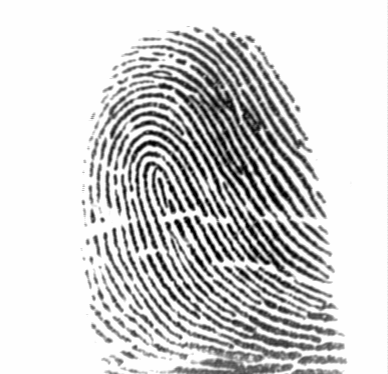
%> input picture FTIR.bmp, 388 x 374 px
$ octave FingerprintEnhance.m   (GNU Octave 9; MATLAB toolbox functions it lacks are replaced by stand-ins)
%> lines starting %> are read from the running program, lines starting %| are printed output that depends on the picture
### Normalize.m
function NormalizeImg =Normalize(Img)
[high,wide]=size(Img);
%%均值和方差限制
m0 = 100;
v0 = 100;

MeanImg = mean(Img(:));
VarImg = var(Img(:));

GMid = find(Img>MeanImg);
LMid = find(Img<MeanImg);

NormalizeImg(GMid) = m0 + sqrt((v0 * (Img(GMid)-MeanImg).^2)/VarImg);
NormalizeImg(LMid) = m0 - sqrt((v0 * (Img(LMid)-MeanImg).^2)/VarImg);
NormalizeImg = reshape(NormalizeImg,[high,wide]);
end

### ShowOriImg.m
%%显示方向图

function ShowOriImg(OriImg)

[m,n] = size(OriImg);
x = 0:n-1;
y = 0:m-1;
quiver(x,y,cos(OriImg),sin(OriImg));
axis([0 n 0 m]),axis image, axis ij;
end

### OrientationFilter.m
function OriImgFlt = OrientationFilter(Theta)

phx = cos(2*Theta);
phy = sin(2*Theta);

%%根据论文，是5*5大小的滤波器
h = fspecial('gaussian',5,4);%高斯平滑滤波
%h=ones(5)./25;%均值滤波

phxflt = imfilter(phx,h,'conv');
phyflt = imfilter(phy,h,'conv');

OriImgFlt=0.5*atan2(phyflt,phxflt);

end

### FrequencyFilter.m
%%对频率图先插值补全，再滤波
function fF = FrequencyFilter(Frequency)

h = fspecial('gaussian',7);
fF = Frequency;
FrequencyPad = padarray(Frequency,[3,3]);
w = 71;

validFrq = 20;%频率图补全重要的参数，周围的有效值大于这个数，就要给他补全latent：35；FTIR:4
cycleslimit = 10;%%之多循环10次，此值也可以调
invalidFrq = sum(sum(Frequency<=0));%%无效频率的块数

cycles=0;%%累加标志

while(((invalidFrq>0)&&cycles<cycleslimit)||cycles<cycleslimit)
  for i=1:w
    for j=1:w
        Blocks = FrequencyPad(i:i+6,j:j+6);%%取一个快7*7的领域
        msk = (Blocks>0);
        if(sum(sum(msk))>=validFrq)
            Blocks = Blocks.*msk;
            fF(i,j)=sum(sum(Blocks.*h))/sum(sum(h.*msk));
        else
            fF(i,j)=-1;
        end
    end
  end
  Frequency=fF;
  invalidFrq=sum(sum(Frequency<=0));
  cycles = cycles+1;
end
%频率场的滤波，用高斯滤波

f=fspecial('gaussian',7,3);%%低通滤波，根据论文；大小为7*7
fF=imfilter(fF,f,'replicate');

end

### FingerprintEnhance.m
%% 参数
%分成了71个小块
clear
close all;
w=8;%方块大小
fignum=1;

%% 读文件
OriginalImage = imread('FTIR.bmp');
%> OriginalImage is the input picture: size 374x388 uint8; min 1, max 254, mean 208.8
OriginalImage = double(OriginalImage);
%> OriginalImage: size 374x388 double
figure(fignum),imshow(OriginalImage./255);%显示原图
fignum = fignum+1;
[high,wide] = size(OriginalImage);
%> high = 374; wide = 388

%% 归一化
NormalizeImg = Normalize(OriginalImage);
%> in Normalize, `MeanImg = mean(Img(:));`: MeanImg = 208.8
%> in Normalize, `VarImg = var(Img(:));`: VarImg = 5081.4
%> in Normalize, `GMid = find(Img>MeanImg);`: GMid = 101053 values from 1 to 145112
%> in Normalize, `LMid = find(Img<MeanImg);`: LMid = 44059 values from 30859 to 129767

%% 调整大小
%ImgV1 = im2double(NormalizeImg);%使用规则化以后的图像
ImgV1 = im2double(OriginalImage);%使用原图
ImgV1 = imresize(ImgV1,[499,499],'bicubic');

%% 调整到0-1
ImgV1 = ImgV1./255;%max(ImgV1(:));
figure(fignum),imshow(ImgV1);
ImgV1 = ImgV1-mean(ImgV1(:));%%为了提取傅里叶变换，使得均值为0
fignum=fignum+1;
ImgV1Pad = padarray(ImgV1,[12,12]);%填充，为了求32*32的傅里叶变换
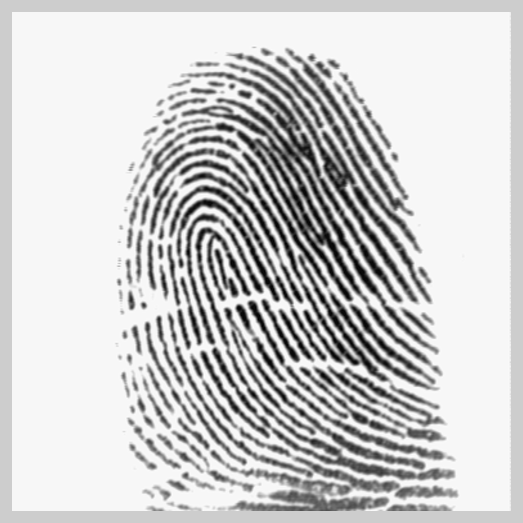
%> ImgV1Pad: size 523x523 double; min -0.854, max 0.207, mean -3.19e-13; drawn with min black and max white

%% 分块：相邻两块有一个重叠；大小8*8，共71*71块
Blocks = cell(71,71);%原块：8*8
BlocksPad = cell(71,71);%扩展块：32*32

for i=1:71
    for j=1:71
        Blocks{i,j}=ImgV1(1+(i-1)*7:8+(i-1)*7 , 1+(j-1)*7:8+(j-1)*7);
        BlocksPad{i,j}=ImgV1Pad(1+(i-1)*7:32+(i-1)*7 , 1+(j-1)*7:32+7*(j-1));
    end
end
%> after the loop, Blocks = 5041 items; BlocksPad = 5041 items

%% 求每一块的方向和频率
BlocksDFT = cell(71,71);%内一块的fft
BlocksDFTAbs = cell(71,71);%fft的幅值

Theta = zeros(71,71);%存储每一块像素块的方向角
Frequency = zeros(71,71);%求每一块的频率

BackFlag = ones(71,71);%根据幅值大小，存储是否提取到频率：0便是没有提取到
Amplitude = zeros(71,71);%频率

for i=1:71
    for j = 1:71
        BlocksDFT{i,j} = fftshift(fft2(BlocksPad{i,j}));
        BlocksDFTAbs{i,j} = abs(BlocksDFT{i,j});
        [x,y] = sort(BlocksDFTAbs{i,j}(:),'descend');%对幅度谱求最大值，降序排序
        for k=1:10
            [x1,y1] = ind2sub(size(BlocksPad{i,j}),y(k));
            [x2,y2] = ind2sub(size(BlocksPad{i,j}),y(k+1));
            if(BlocksDFTAbs{i,j}(x1,y1)==BlocksDFTAbs{i,j}(x2,y2)&&((x1+x2)/2==17&&(y1+y2)/2==17))
               Theta(i,j) = atan((x1-x2)/(y1-y2))+pi/2;
               Amplitude(i,j) = sqrt(((x1-x2)/2)^2+((y1-y2)/2)^2);
               Frequency(i,j) = sqrt(((x1-x2)/2)^2+((y1-y2)/2)^2)/32;
               if((Amplitude(i,j)>=4))%%如果是高频，则是噪声，角度设为0；这个限度是需要调整的
                    Amplitude(i,j) = 0;%即使有相同的点，距离太大，说明不是指纹
                    Frequency(i,j) = -1;%高频（非指纹）频率标记为-1
                    Theta(i,j)=0;%非指纹角度标位0
               end
               break;%找到就跳出
            end
        end
    end
end
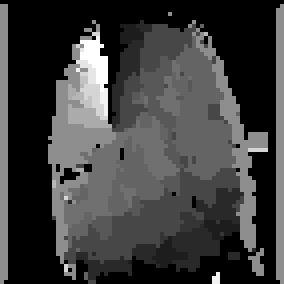
%> Theta: size 71x71 double (shown 4 times larger); min 0, max 2.82, mean 0.68; drawn with min black and max white
%> after the loop, BlocksDFT = 5041 items; BlocksDFTAbs = 5041 items

%% 空域方向图滤波
figure(fignum),ShowOriImg(Theta);%滤波之前
fignum=fignum+1;
Theta = OrientationFilter(Theta);
figure(fignum),ShowOriImg(Theta)%滤波之后
fignum=fignum+1;

%% 空域频域图滤波，先插值，在滤波
figure(fignum),imshow(Frequency./max(max(Frequency)));
fignum=fignum+1;
Frequency=FrequencyFilter(Frequency);%内容包括插值和滤波
%> in FrequencyFilter, `FrequencyPad = padarray(Frequency,[3,3]);`:
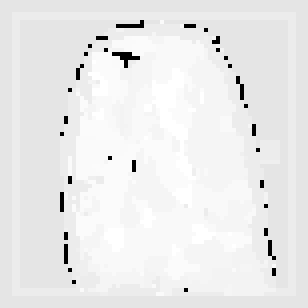
%> FrequencyPad: size 77x77 double (shown 4 times larger); min -1, max 0.113, mean 0.026; drawn with min black and max white
%> in FrequencyFilter, `invalidFrq = sum(sum(Frequency<=0));`: invalidFrq = 1512
%> the loop in FrequencyFilter, `while(((invalidFrq>0)&&cycles<cycleslimit)||cycles<cycleslimit)` made 10 passes
%> pass 1, in FrequencyFilter, `Frequency=fF;`:
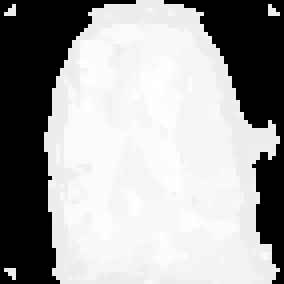
%> Frequency: size 71x71 double (shown 4 times larger); min -1, max 0.113, mean -0.291; drawn with min black and max white
figure(fignum),imshow(Frequency./max(max(Frequency)));
%> after `imshow(Frequency./max(max(Frequency)))`:
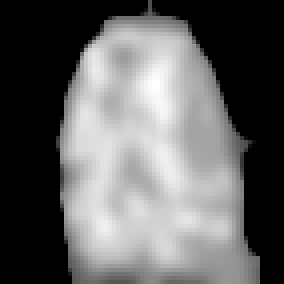
%> displayed picture: size 71x71, on the screen's scale of 0 to 255 (shown 4 times larger); min 0, max 255, mean 99
fignum=fignum+1;

%% 对每一个像素块，求一个滤波器
GaborF = cell(71,71);%存储71*71个滤波器
w=11;%gabor滤波器大小
for i=1:71
    for j=1:71
        angle = pi/2-Theta(i,j);
        frq = Frequency(i,j);
        if(Frequency(i,j)<=0)
            GaborF{i,j}=zeros(w);%%如果频率值为0或者负数，择说明此块非指纹区，直接变黑
            %GaborF{i,j}=ones(w)./(w*w);
        else
            GaborF{i,j} = GaborFilter(angle,frq);
        end
    end
end
%> after the loop, GaborF = 5041 items

%% 使用Gobar滤波器对图像进行滤波%%%%%%%%%%%%%%%%%%%%%%%%
[m,n] = size(ImgV1);%图像大小
%> m = 499; n = 499
enImgV1 = zeros(m-2,n-2);
ww =5;%滤波器大小为11，左右个5
for i=1:m-2
    for j=1:n-2
        if(Frequency(floor((i+6)/7),floor((j+6)/7))>0)
        s = ImgV1Pad(i+13-ww:i+13+ww,j+13-ww:j+13+ww).*GaborF{floor((i+6)/7),floor((j+6)/7)};
        enImgV1(i,j) = sum(sum(s));
        else
            enImgV1(i,j)=255;
        end
    end
end
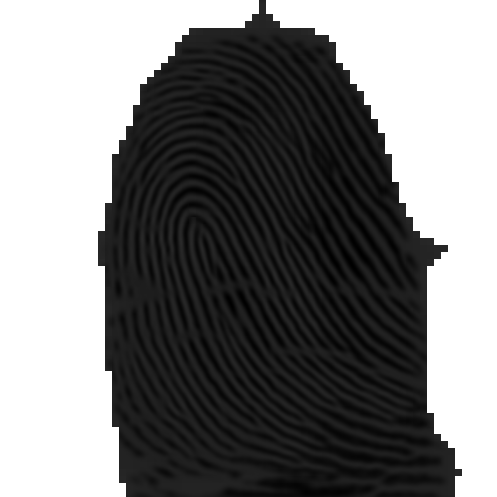
%> enImgV1: size 497x497 double; min -29.15, max 255, mean 113.3; drawn with min black and max white

%enImgV1 = enImgV1+mean(enImgV1(:));%之前减了平均值，现在加上

%% 显示滤波之后的指纹
%原图
figure(fignum),imshow(enImgV1)
fignum = fignum+1;

% [7 lines of commented-out code are left out]
IPA1 = imadjust(enImgV1./max(enImgV1(:)),[0,0.02],[0,1]);
figure(fignum),imshow(IPA1);
fignum = fignum+1;

%% 还原到原图大小显示
OEnImg = imresize(IPA1,[high,wide],'bicubic');
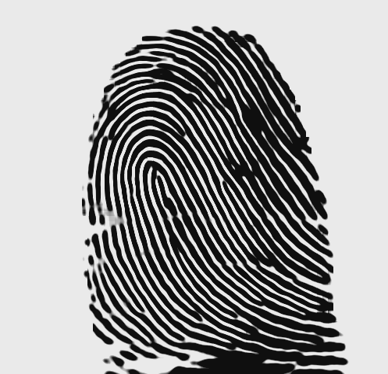
%> OEnImg: size 374x388 double; min -0.0711, max 1.1, mean 0.658; drawn with min black and max white
figure(fignum),
subplot(1,2,1),imshow(OriginalImage./255);
subplot(1,2,2),imshow(OEnImg);
fignum = fignum+1;
